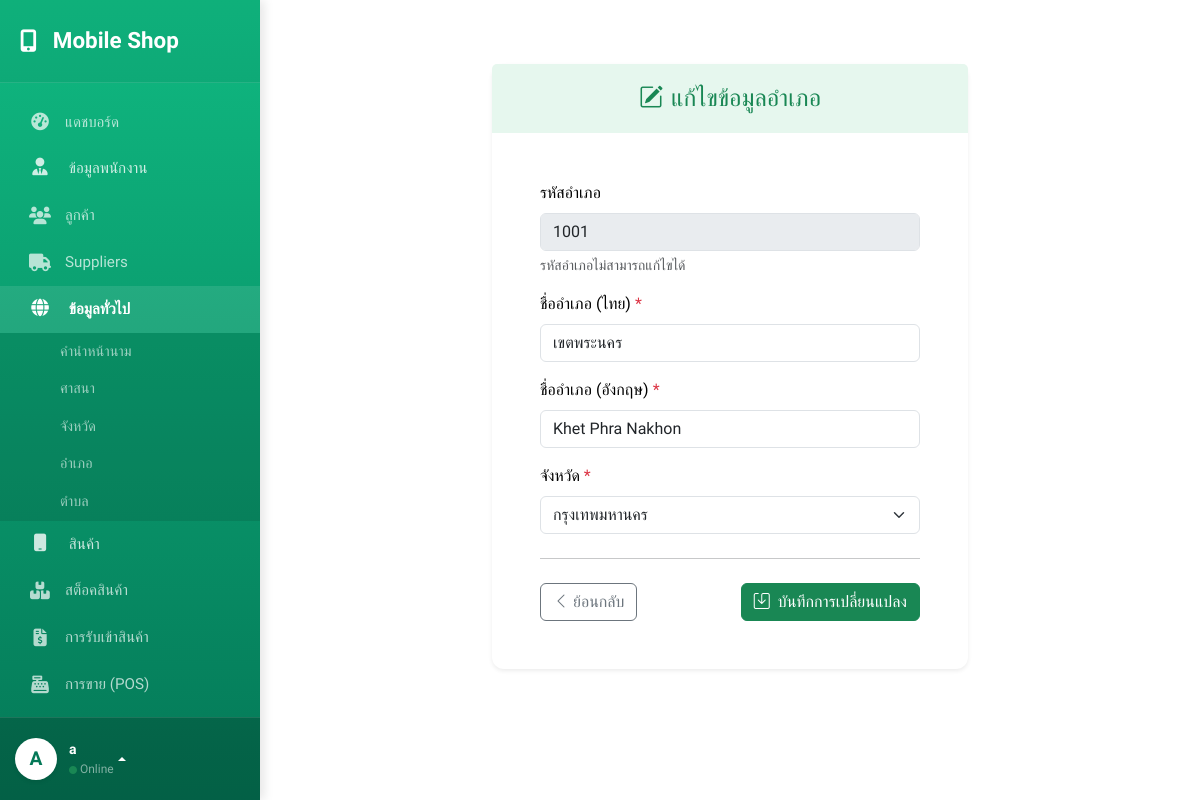
Screenshot of /districts/edit_districts.php?id=1001 (signed in) with the database file from the repository.
### tables this page shows
CREATE TABLE `districts` (
  `district_id` int(4) NOT NULL,
  `district_name_th` varchar(50) NOT NULL,
  `district_name_en` varchar(50) DEFAULT NULL,
  `provinces_province_id` int(2) NOT NULL,
  `shop_info_shop_id` int(3) NOT NULL DEFAULT 0 COMMENT 'รหัสร้านค้า (0=ส่วนกลาง)'
);

### districts/edit_districts.php (the view, shortened to what this page needs)
<?php
require '../config/config.php';
$error = '';
$district_id = '';
$district_name_th = '';
$district_name_en = '';
$current_province_id = '';
$id_to_edit = $_GET['id'];
$stmt_select = $conn->prepare("SELECT district_id, district_name_th, district_name_en, provinces_province_id FROM districts WHERE district_id = ?");
$stmt_select->bind_param("s", $id_to_edit);
$stmt_select->execute();
$result = $stmt_select->get_result();
$row = $result->fetch_assoc();
$provinces_result = mysqli_query($conn, "SELECT province_id, province_name_th FROM provinces ORDER BY province_name_th ASC");
if ($_SERVER['REQUEST_METHOD'] === 'POST') {
  $district_id_post = trim($_POST['district_id']);
  $district_name_th_post = trim($_POST['district_name_th']);
  $district_name_en_post = trim($_POST['district_name_en']);
  $provinces_province_id_post = trim($_POST['provinces_province_id']);
  if (empty($district_name_th_post) || empty($district_name_en_post) || empty($provinces_province_id_post)) {
    $error = 'กรุณากรอกข้อมูลที่มีเครื่องหมาย * ให้ครบถ้วน';
    $district_id = $district_id_post;
    $district_name_th = $district_name_th_post;
    $district_name_en = $district_name_en_post;
    $current_province_id = $provinces_province_id_post;
  } elseif (!preg_match('/^[ก-๏\s]+$/u', $district_name_th_post)) {
    $error = 'ชื่ออำเภอ (ไทย) ต้องเป็นภาษาไทยเท่านั้น';
    $district_id = $district_id_post;
    $district_name_th = $district_name_th_post;
    $district_name_en = $district_name_en_post;
    $current_province_id = $provinces_province_id_post;
  } elseif (!preg_match('/^[A-Za-z\s]+$/', $district_name_en_post)) {
    $error = 'ชื่ออำเภอ (อังกฤษ) ต้องเป็นภาษาอังกฤษเท่านั้น';
    $district_id = $district_id_post;
    $district_name_th = $district_name_th_post;
    $district_name_en = $district_name_en_post;
    $current_province_id = $provinces_province_id_post;
  } elseif ($district_id_post !== $id_to_edit) {
    $error = 'รหัสอำเภอไม่ตรงกัน ไม่สามารถดำเนินการได้';
    $district_id = $id_to_edit;
    $district_name_th = $district_name_th_post;
    $district_name_en = $district_name_en_post;
    $current_province_id = $provinces_province_id_post;
  } else {
    if ($district_name_th_post != $row['district_name_th'] || $provinces_province_id_post != $row['provinces_province_id']) {
      $stmt_check = $conn->prepare("SELECT district_id FROM districts WHERE district_name_th = ? AND provinces_province_id = ?");
      $stmt_check->bind_param("ss", $district_name_th_post, $provinces_province_id_post);
      $stmt_check->execute();
      $stmt_check->store_result();
      if ($stmt_check->num_rows > 0) {
        $error = 'ชื่ออำเภอนี้มีอยู่แล้วในจังหวัดที่เลือก';
        $district_id = $district_id_post;
        $district_name_th = $district_name_th_post;
        $district_name_en = $district_name_en_post;
        $current_province_id = $provinces_province_id_post;
      }
      $stmt_check->close();
    }
    if (empty($error)) {
      $stmt_update = $conn->prepare("UPDATE districts SET district_name_th = ?, district_name_en = ?, provinces_province_id = ? WHERE district_id = ?");
      $stmt_update->bind_param("ssss", $district_name_th_post, $district_name_en_post, $provinces_province_id_post, $id_to_edit);
      if ($stmt_update->execute()) {
        header("Location: districts.php?edit_success=true");
        exit();
      } else {
        $error = "เกิดข้อผิดพลาดในการบันทึกข้อมูล: " . $stmt_update->error;
      }
      $stmt_update->close();
    }
  }
} else {
  $district_id = $row['district_id'];
  $district_name_th = $row['district_name_th'];
  $district_name_en = $row['district_name_en'];
  $current_province_id = $row['provinces_province_id'];
}
?>
<!DOCTYPE html>
<html lang="th">
<head>
  <link href="https://cdn.jsdelivr.net/npm/bootstrap@5.3.3/dist/css/bootstrap.min.css" rel="stylesheet">
  <link href="https://cdn.jsdelivr.net/npm/bootstrap-icons/font/bootstrap-icons.css" rel="stylesheet">
  <link href="https://cdnjs.cloudflare.com/ajax/libs/font-awesome/6.5.1/css/all.min.css" rel="stylesheet">
</head>
<body >
  <div class="d-flex" id="wrapper">
    <?php include '../global/sidebar.php'; ?>
    <div class="main-content w-100">
      <div class="container-fluid py-4">
        <div class="container form-container">
          <div class="card shadow-sm">
            <div class="card-header text-center">
              <h4 class="mb-0"><i class="bi bi-pencil-square me-2"></i>แก้ไขข้อมูลอำเภอ</h4>
            </div>
            <div class="card-body p-4 p-md-5">
              <form method="POST" class="needs-validation" novalidate>
                <div class="mb-3">
                  <label for="district_id" class="form-label">รหัสอำเภอ</label>
                  <input type="text" name="district_id" id="district_id" class="form-control"
                    value="<?= htmlspecialchars($district_id) ?>"
                    readonly>
                  <div class="form-text">รหัสอำเภอไม่สามารถแก้ไขได้</div>
                </div>
                <div class="mb-3">
                  <label for="district_name_th" class="form-label required">ชื่ออำเภอ (ไทย)</label>
                  <input type="text" name="district_name_th" id="district_name_th" class="form-control"
                    value="<?= htmlspecialchars($district_name_th) ?>"
                    maxlength="50" pattern="^[ก-๏\s]+$" required>
                </div>
                <div class="mb-3">
                  <label for="district_name_en" class="form-label required">ชื่ออำเภอ (อังกฤษ)</label>
                  <input type="text" name="district_name_en" id="district_name_en" class="form-control"
                    value="<?= htmlspecialchars($district_name_en) ?>"
                    maxlength="50" pattern="^[A-Za-z\s]+$" required>
                </div>
                <div class="mb-4">
                  <label for="provinces_province_id" class="form-label required">จังหวัด</label>
                  <select name="provinces_province_id" id="provinces_province_id" class="form-select" required>
                    <?php
                    mysqli_data_seek($provinces_result, 0);
                    while ($p = mysqli_fetch_assoc($provinces_result)):
                      $selected = ($p['province_id'] == $current_province_id) ? 'selected' : '';
                    ?>
                      <option value="<?= $p['province_id'] ?>" <?= $selected ?>>
                        <?= htmlspecialchars($p['province_name_th']) ?>
                      </option>
                    <?php endwhile; ?>
                  </select>
                </div>
                <hr class="my-4">
                <div class="d-flex justify-content-between">
                  <a href="districts.php" class="btn btn-outline-secondary"><i class="bi bi-chevron-left"></i> ย้อนกลับ</a>
                  <button type="submit" class="btn btn-success"><i class="bi bi-save me-1"></i> บันทึกการเปลี่ยนแปลง</button>
                </div>
              </form>
            </div>
          </div>
        </div>
      </div>
    </div>
  </div>
</body>
</html>

### districts/edit_districts.php (style rules this page uses)
body { background-color: #f4f7f6; }
.form-container { max-width: 500px; margin: 40px auto; }
.card { border: none; border-radius: 12px; box-shadow: 0 4px 12px rgba(0, 0, 0, 0.05); }
.card-header { background-color: #e6f7ee; color: #004d40; border-bottom: 0; border-top-left-radius: 12px; border-top-right-radius: 12px; padding-top: 1.25rem; padding-bottom: 1.25rem; }
.form-label.required::after { content: " *"; color: #dc3545; }
.btn-success { background-color: #28a745; border-color: #28a745; }
input[readonly] { background-color: #e9ecef; cursor: not-allowed; }

### global/sidebar.php (style rules this page uses)
:root { --sidebar-width: 260px; --sidebar-bg-gradient: linear-gradient(180deg, #10b981 0%, #047857 100%); --sidebar-text: #ffffff; --sidebar-text-muted: rgba(255, 255, 255, 0.7); --sidebar-hover-bg: rgba(255, 255, 255, 0.15); --sidebar-active-bg: #ffffff; --sidebar-active-text: #047857; }
#wrapper { display: flex; width: 100%; overflow-x: hidden; }
.main-content { width: 100%; margin-left: var(--sidebar-width); transition: margin 0.25s ease-out; }

### rows the page displays
districts: district_id "1001", district_name_th "เขตพระนคร", district_name_en "Khet Phra Nakhon"

### other values shown
$user_avatar_char "A"
$sidebar_username "a"
form field provinces_province_id "กรุงเทพมหานคร"
